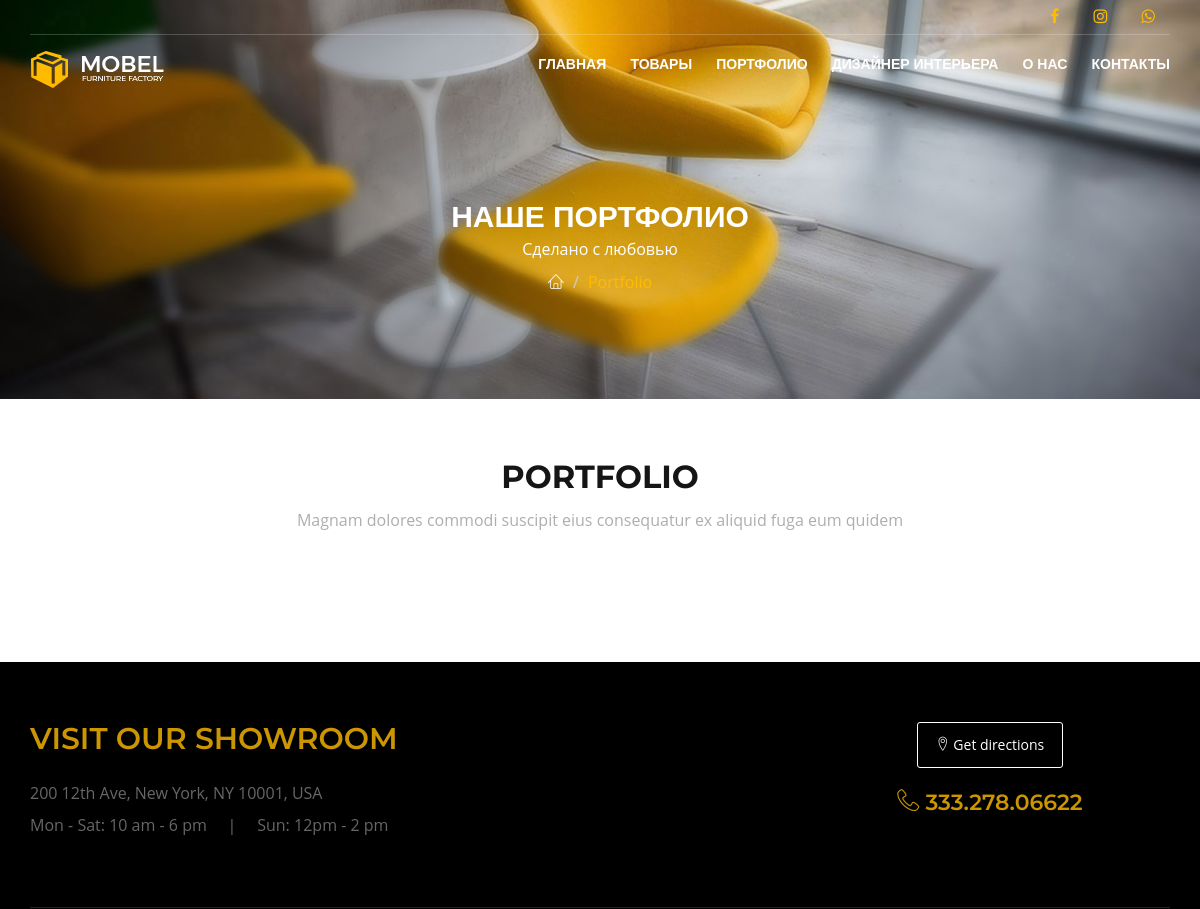
Page /portfolio/ (upper part) on the earlier database version.
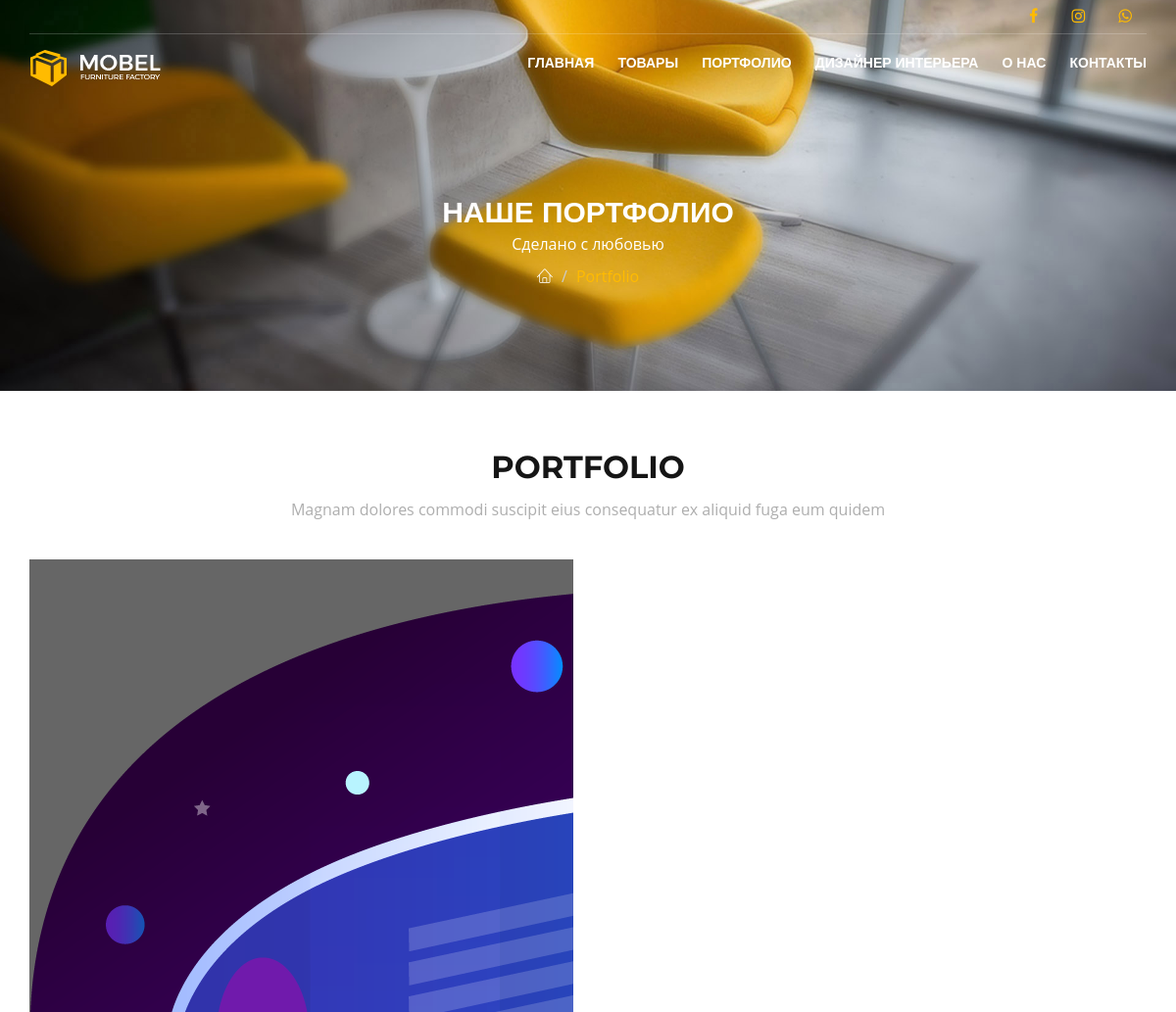
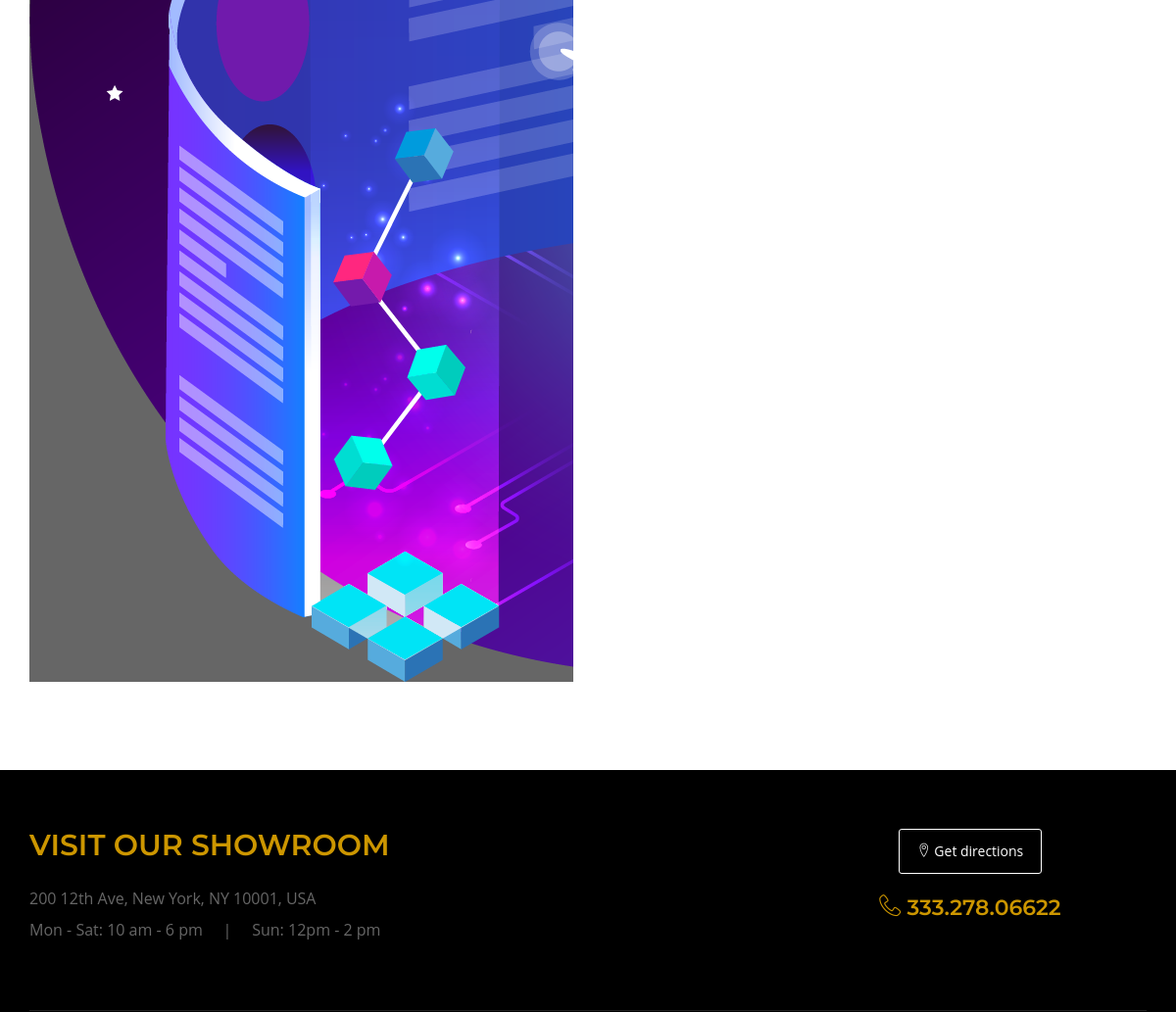
Same page on the later database version (2 pictures, top to bottom).
### mebel/models.py (models this page shows, shortened)
class Portfolio(models.Model):
    name = models.CharField(verbose_name='Название', max_length=200)
    url = models.CharField(verbose_name='Ссылка', max_length=200)
    img = models.ImageField(verbose_name='Изображение для портфолио', upload_to='static/images/portfolio/', null=True,
                             blank=True)
    class Meta:
        verbose_name = 'Портфолио'
        verbose_name_plural = 'Портфолио'

### mebel/views.py (the view)
# urls.py: path('portfolio/', views.portfolio, name='portfolio'),
def portfolio(request):
    portfolios = Portfolio.objects.all()
    context = {
        'portfolios': portfolios,
    }
    return render(request, 'meb/portfolio.html', context)

### mebel/templates/meb/portfolio.html (shortened to what this page needs)
{% load static %}
<!DOCTYPE html>
<html lang="en">
<head>
    <link rel="stylesheet" media="all" href="{% static 'css/bootstrap.css' %}" />
    <link rel="stylesheet" media="all" href="{% static 'css/animate.css' %}" />
    <link rel="stylesheet" media="all" href="{% static 'css/font-awesome.css' %}" />
    <link rel="stylesheet" media="all" href="{% static 'css/furniture-icons.css' %}" />
    <link rel="stylesheet" media="all" href="{% static 'css/linear-icons.css' %}" />
    <link rel="stylesheet" media="all" href="{% static 'css/magnific-popup.css' %}" />
    <link rel="stylesheet" media="all" href="{% static 'css/owl.carousel.css' %}" />
    <link rel="stylesheet" media="all" href="{% static 'css/ion-range-slider.css' %}" />
    <link rel="stylesheet" media="all" href="{% static 'css/theme.css' %}" />
    <link href="{% static 'css/style.portfolio.css' %}" rel="stylesheet">
</head>
<body>
    <div class="wrapper">
        <nav class="navbar-fixed">
            <div class="container">
                <div class="navigation navigation-top clearfix">
                    <ul>
                        <li><a href="#"><i class="fa fa-facebook"></i></a></li>
                        <li><a href="#"><i class="fa fa-instagram"></i></a></li>
                        <li><a href="#"><i class="fa fa-whatsapp"></i></a></li>
                    </ul>
                </div>
                <div class="navigation navigation-main">
                    <a href="index.html" class="logo"><img src="{% static 'images/logo.png' %}" alt="" /></a>
                    <div class="floating-menu">
                        <ul>
                            <li><a href="{% url 'home' %}">Главная</a></li>
                            <li><a href="{% url 'shop' %}">Товары</a></li>
                            <li><a href="{% url 'portfolio' %}">Портфолио</a></li>
                            <li><a href="{% url 'design' %}">Дизайнер интерьера</a></li>
                            <li><a href="{% url 'about' %}">О нас</a></li>
                            <li><a href="{% url 'contact' %}">Контакты</a></li>
                        </ul>
                    </div>
                </div>
            </div>
        </nav>
        <section class="main-header main-header-blog" style="background-image:url({% static 'images/gallery-1.jpg' %})">
            <header>
                <div class="container text-center">
                    <h2 class="h2 title">Наше портфолио</h2>
                    <p class="subtitle">Сделано с любовью</p>
                    <ol class="breadcrumb breadcrumb-inverted">
                        <li><a href="{% url 'home' %}"><span class="icon icon-home"></span></a></li>
                        <li><a class="active" href="{% url 'portfolio' %}">Portfolio</a></li>
                    </ol>
                </div>
            </header>
        </section>
    <section id="portfolio" class="portfolio">
      <div class="container">
        <div class="section-title" data-aos="fade-up">
          <h2>Portfolio</h2>
          <p>Magnam dolores commodi suscipit eius consequatur ex aliquid fuga eum quidem</p>
        </div>
        <div class="row portfolio-container" data-aos="fade-up" data-aos-delay="200">
          <div class="col-lg-100 col-md-6 portfolio-item filter-app">
              {% for p in portfolios %}
            <div href="{{ p.url }}" class="portfolio-wrap">
              <a href="{{ p.url }}"><img src="{{ p.img.url }}" class="img-fluid" alt=""></a>
            </div>
          </div>
            {% endfor %}
      </div>
    </section>
        <footer>
            <div class="container">
                <div class="footer-showroom">
                    <div class="row">
                        <div class="col-sm-8">
                            <h2>Visit our showroom</h2>
                            <p>200 12th Ave, New York, NY 10001, USA</p>
                            <p>Mon - Sat: 10 am - 6 pm &nbsp; &nbsp; | &nbsp; &nbsp; Sun: 12pm - 2 pm</p>
                        </div>
                        <div class="col-sm-4 text-center">
                            <a href="#" class="btn btn-clean"><span class="icon icon-map-marker"></span> Get directions</a>
                            <div class="call-us h4"><span class="icon icon-phone-handset"></span> 333.278.06622</div>
                        </div>
                    </div>
                </div>
            </div>
        </footer>
    </div>
</body>
</html>

### mebel/static/css/style.portfolio.css (style rules this page uses)
body { font-family: "Open Sans", sans-serif; color: #555555; }
a { color: #7cc576; }
h1, h2, h3, h4, h5, h6 { font-family: "Montserrat", sans-serif; }
section { padding: 60px 0; overflow: hidden; }
.section-title { text-align: center; padding-bottom: 40px; }
.section-title h2 { font-size: 32px; font-weight: bold; text-transform: uppercase; margin-bottom: 15px; padding-bottom: 0; color: #151515; }
.section-title p { margin-bottom: 0; color: #aeaeae; }
.portfolio .portfolio-item { margin-bottom: 30px; }
.portfolio .portfolio-wrap { transition: 0.3s; position: relative; overflow: hidden; z-index: 1; background: rgba(0, 0, 0, 0.6); }
.portfolio .portfolio-wrap::before { content: ""; background: rgba(21, 21, 21, 0.6); position: absolute; left: 30px; right: 30px; top: 30px; bottom: 30px; transition: all ease-in-out 0.3s; z-index: 2; opacity: 0; }

Differences in the rows shown:
added Portfolio: img (picture)
